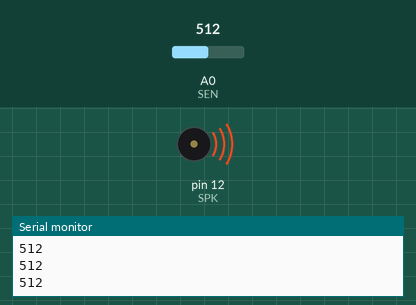
Bench run of a sketch on a simulated Arduino Uno, built with avr-gcc and run on an emulated ATmega328P. Shown: buzzer (waves = sounding), the last lines printed to the serial monitor. Inputs (shaded band) come from the test bench; at power-on: A0 (SEN) = 512.

Above: at 1.2 s.
1.3 s: A0 (SEN) set to 0
At 2.1 s:
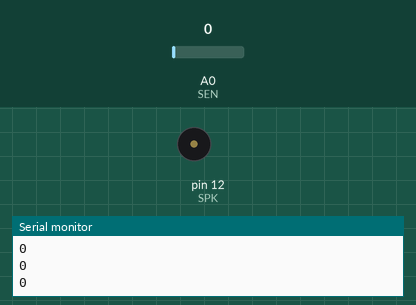
2.8 s: A0 (SEN) set to 122
At 3.3 s:
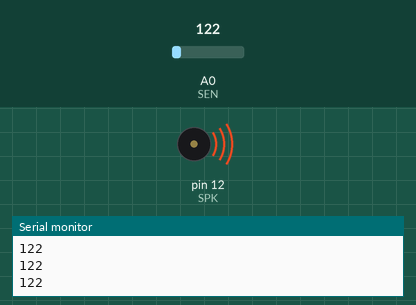
Timing chart, 0 to 5.8 s (numbered marks = the images above; inputs shaded):
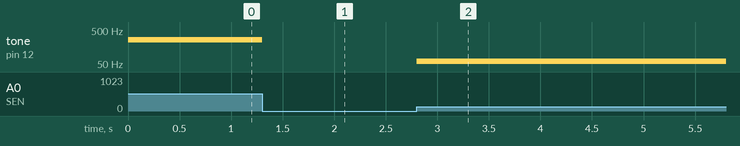

The sketch:

laser.ino
```cpp
/*
センサーの受光強度に合わせた音程をスピーカーから出力する

laser:LM-101-A 650nm
sensor:S7183
*/

const int SEN=0;
const int SPK=12;

int val=0;

void setup(){
	Serial.begin(9600);
}
void loop(){
	val=analogRead(SEN);

	tone(SPK, val/2);
	Serial.println(val);
}
```

Measured:
- after the input at 1.3 s, tone on pin 12 (SPK): 256 Hz → silent at once
- after the input at 2.8 s, tone on pin 12 (SPK): silent → 61 Hz at once
